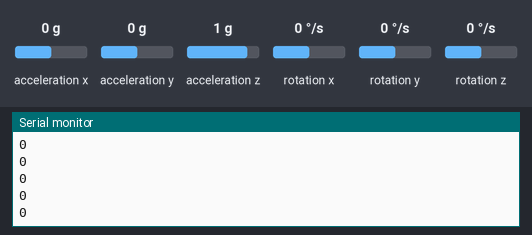
The sketch below on a simulated Arduino Uno, built with avr-gcc and run on an emulated ATmega328P. On the bench: the last lines printed to the serial monitor. The test bench sets the inputs (shaded band); at power-on: acceleration y 0 g, acceleration x 0 g, acceleration z 1 g, rotation x 0 °/s, rotation y 0 °/s, rotation z 0 °/s.

Above: at 1.2 s.
1.3 s: acceleration y set to -1.4 g
At 1.34 s:
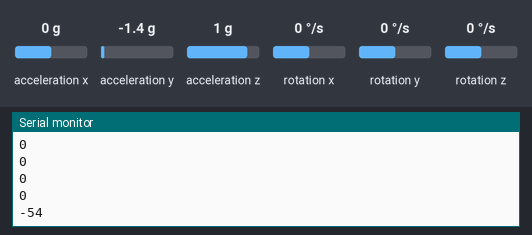
2.8 s: acceleration x set to -1.4 g
At 2.87 s:
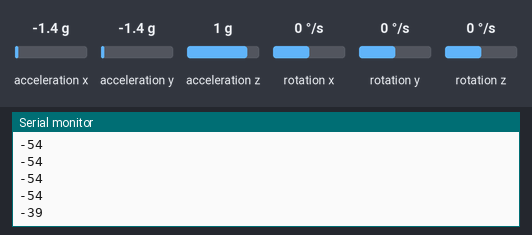
4.3 s: acceleration z set to -1.4 g
At 4.3 s:
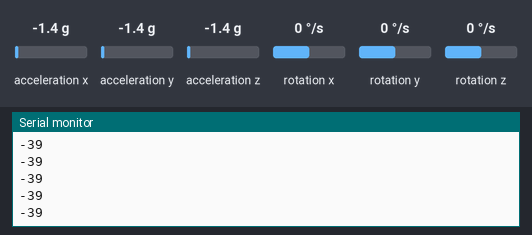
Timing chart, 0 to 7.3 s (numbered marks = the images above; inputs shaded):
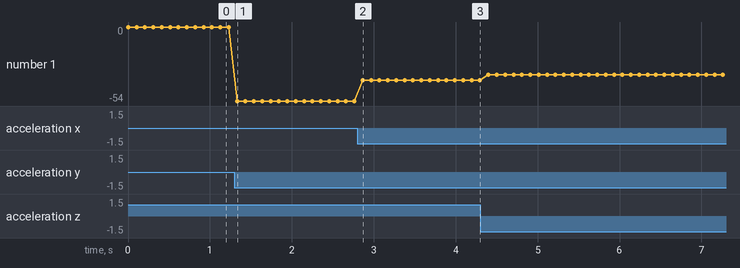

Measured:
- after the input at 1.3 s, the serial monitor: prints a new line at once (image 1)
- after the input at 2.8 s, the serial monitor: prints a new line after 0.07 s (image 2)
- plotted number 1: 0 → -54 after the input at 1.3 s, -54 → -39 after the input at 2.8 s, -39 → -35 after the input at 4.3 s

The sketch:

device.ino
```cpp
//GND - GND
//VCC - VCC
//SDA - Pin A4
//SCL - Pin A5

#include "I2Cdev.h"
#include "MPU6050.h"
#include "Wire.h"

const int mpuAddress = 0x68;  // Puede ser 0x68 o 0x69
MPU6050 mpu(mpuAddress);

int ax, ay, az;
int gx, gy, gz;

void setup()
{
  Serial.begin(9600);
  Wire.begin();
  mpu.initialize();
}

void loop()
{
  // Leer las aceleraciones
  mpu.getAcceleration(&ax, &ay, &az);

  //Calcular los angulos de inclinacion
  float accel_ang_x = atan(ax / sqrt(pow(ay, 2) + pow(az, 2)))*(180.0 / 3.14);
  float accel_ang_y = atan(ay / sqrt(pow(ax, 2) + pow(az, 2)))*(180.0 / 3.14);

  int angx = int (accel_ang_x);
  int angy = int(accel_ang_y);

  // Mostrar resultados
 /* Serial.print(angx);
 Serial.print(",");*/
  Serial.print(angy);
  Serial.println();
  delay(100);
}
```
